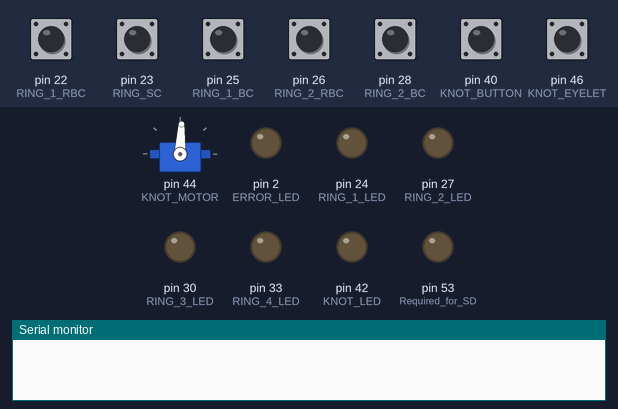
Recording of a sketch running on a simulated Arduino Mega 2560, built with avr-gcc and run on an emulated ATmega2560. Parts: servo, output pins drawn as LEDs (lit = HIGH), the last lines printed to the serial monitor. Inputs (shaded band) come from the test bench; at power-on: pin 22 (RING_1_RBC), pin 23 (RING_SC), pin 25 (RING_1_BC), pin 26 (RING_2_RBC), pin 28 (RING_2_BC), pin 40 (KNOT_BUTTON), pin 46 (KNOT_EYELET) HIGH. Pins used as bus, display or sensor lines are not drawn.

Above: at 0.1 s.
At 0.7 s:
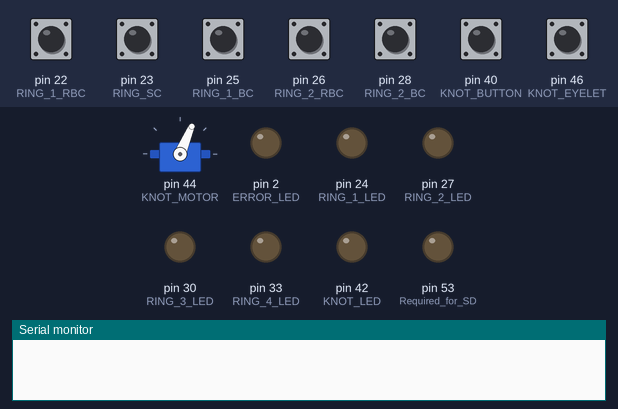
At 1.3 s:
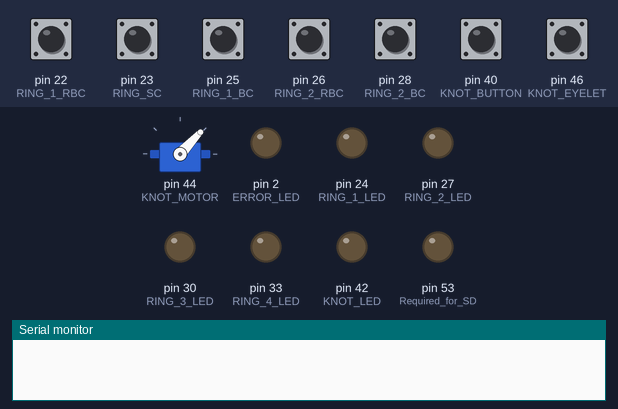
At 1.9 s:
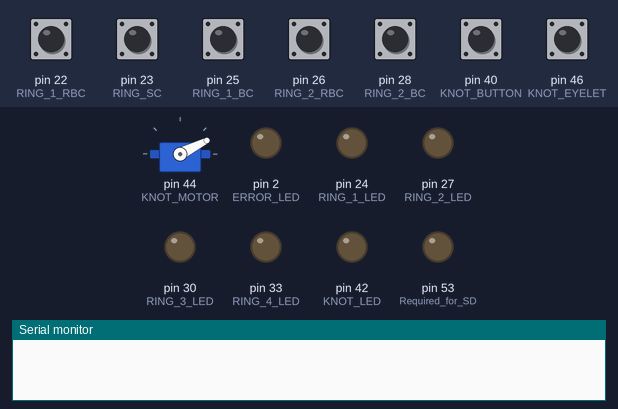
At 2.8 s:
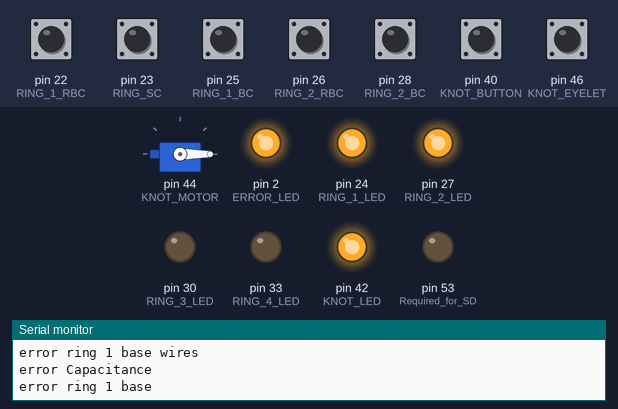
At 6.9 s:
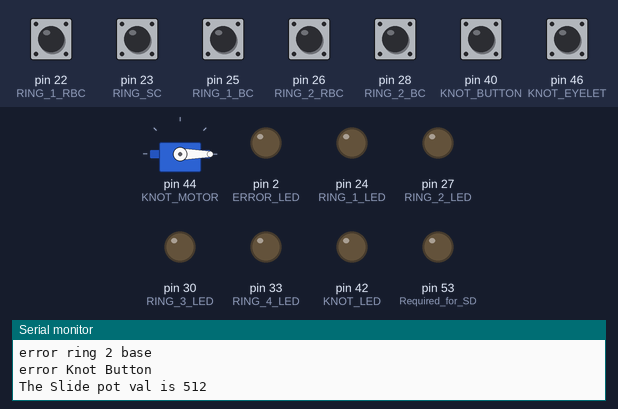
Timing chart, 0 to 8.4 s (numbered marks = the images above):
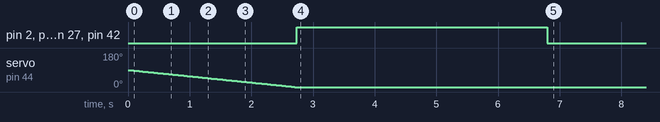

The sketch:

Calibrate_FRS.ino
```cpp
//for motor
#include <Servo.h>
#include <SD.h>
#include <string.h>
#include <stdlib.h>

Servo Servo_Motor;

//declare pins
//For SD need jumpers
//pin11->pin51
//pin12->pin50
//pin13->pin52
int RESET_PIN = 9;
int ERROR_LED = 2; //Flashses for Errors
int RING_1_RBC = 22; //ring-base-
int RING_SC = 23; //S-continuty - capactive
int RING_1_LED = 24; // LED
int RING_1_BC = 25; // Base continuity
int RING_2_RBC = 26; //ring-base
int RING_2_LED = 27; // led
int RING_2_BC = 28; // base continuity
int RING_3_RBC = 29; //ring-base
int RING_3_LED = 30; // led
int RING_3_BC = 31; // base continuity
int RING_4_RBC = 32; //ring-base
int RING_4_LED = 33; // led
int RING_4_BC = 34; // base continuity

int KNOT_BUTTON = 40; //switch for done with knot
int KNOT_EYELET = 46; // Eyelet continuity (from eyelet)
int KNOT_LED = 42; //led on pot
int KNOT_MOTOR = 44; // servo control
int KNOT_POT = 14; //analog pin for pot

//Initial Pins
int RING_1_RBC_INIT = 0; //ring-base
int RING_SC_INIT = 0; //S-continuty
int RING_1_BC_INIT = 0; // Base continuity
int RING_2_RBC_INIT = 0; //ring-base
int RING_2_BC_INIT = 0; // base continuity
int RING_3_RBC_INIT = 0; //ring-base
int RING_3_BC_INIT = 0; // base continuity
int RING_4_RBC_INIT = 0; //ring-base
int RING_4_BC_INIT = 0; // base continuity
int KNOT_BUTTON_INIT = 0; //switch for done with knot
int KNOT_EYELET_INIT = 0; // Eyelet continuity
int KNOT_POT_INIT = 0; //analog pin for pot


void setup()
{
  //setup pins
  digitalWrite(RESET_PIN, HIGH); //Declare reset pin high (must come first)
  pinMode(RESET_PIN,OUTPUT);     //Declare resetpin as output
  pinMode(53,OUTPUT); //Required for SD
  //Pins 50, 51, 11, 12, 13 reserved for SD
  pinMode(ERROR_LED,OUTPUT);
  pinMode(RING_1_RBC,INPUT_PULLUP);
  pinMode(RING_SC,INPUT_PULLUP);
  pinMode(RING_1_LED,OUTPUT);
  pinMode(RING_1_BC,INPUT_PULLUP);
  pinMode(RING_2_RBC,INPUT_PULLUP);
  pinMode(RING_2_LED,OUTPUT);
  pinMode(RING_2_BC,INPUT_PULLUP);
  pinMode(RING_3_RBC,INPUT_PULLUP);
  pinMode(RING_3_LED,OUTPUT);
  pinMode(RING_3_BC,INPUT_PULLUP);
  pinMode(RING_4_RBC,INPUT_PULLUP);
  pinMode(RING_4_LED,OUTPUT);
  pinMode(RING_4_BC,INPUT_PULLUP);

  pinMode(KNOT_BUTTON,INPUT_PULLUP);
  pinMode(KNOT_EYELET,INPUT_PULLUP);
  pinMode(KNOT_LED,OUTPUT);
  //Setup Motors
  Servo_Motor.attach(KNOT_MOTOR); //Servo on 12

  int pos = 0;
  //relieve Torque for Servo weight
  for(pos = 90; pos >= 0; pos -= 1)
  {
    Servo_Motor.write(pos);
    delay(30);
  }

  Serial.begin(9600);
  while(!Serial){
  }

  establishContact();
}

//TASK NUMBERS
//TASK 1: Ring tower transfer
//TASK 2: Knot Tying
//....

void loop()
{
}


void establishContact() {
   int initerror1 = 0;
   int initerror2 = 0;
   int initerror3 = 0;
   int initerror4 = 0;
   int initerror5 = 0;
   if(true){
     RING_1_RBC_INIT = digitalRead(RING_1_RBC);
     RING_SC_INIT = digitalRead(RING_SC);
     digitalWrite(RING_1_LED,HIGH);
     RING_1_BC_INIT = digitalRead(RING_1_BC);
     RING_2_RBC_INIT = digitalRead(RING_2_RBC);
     digitalWrite(RING_2_LED,HIGH);
     RING_2_BC_INIT = digitalRead(RING_2_BC);
//     RING_3_RBC_INIT = digitalRead(RING_3_RBC);
//     RING_3_BC_INIT = digitalRead(RING_3_BC);
//     digitalWrite(RING_3_LED,HIGH);
//     RING_4_RBC_INIT = digitalRead(RING_4_RBC);
//     RING_4_BC_INIT = digitalRead(RING_4_BC);
//     digitalWrite(RING_4_LED,HIGH);
     KNOT_BUTTON_INIT = digitalRead(KNOT_BUTTON);
     KNOT_EYELET_INIT = digitalRead(KNOT_EYELET);
     KNOT_POT_INIT = analogRead(KNOT_POT);
     digitalWrite(ERROR_LED,HIGH);
     digitalWrite(KNOT_LED,HIGH);

     if(RING_1_RBC_INIT == 1){
       Serial.println("error ring 1 base wires");
     }
     if(RING_SC_INIT == 1){
       Serial.println("error Capacitance");
     }
     if(RING_1_BC_INIT == 1){
       Serial.println("error ring 1 base");
     }
     if(RING_2_RBC_INIT == 0){
       Serial.println("error ring 2 base wires");
     }
     if(RING_2_BC_INIT == 1){
        Serial.println("error ring 2 base ");
     }
//     if(RING_3_RBC_INIT == 1){
//       Serial.println("error ring 3 base wires");
//     }
//     if(RING_3_BC_INIT == 1){
//       Serial.println("error ring 3 base ");
//     }
//     if(RING_4_RBC_INIT == 0){
//      Serial.println("error ring 4 base wires ");
//     }
//     if(RING_4_BC_INIT == 1){
//       Serial.println("error ring 4 base ");
//     }

     if(KNOT_BUTTON_INIT == 1){
      Serial.println("error Knot Button");
     }
     if(KNOT_EYELET_INIT == 0){
      Serial.println("error Knot eyelets");
     }
   }
   int retpot = 0;
   retpot = analogRead(KNOT_POT_INIT);
   Serial.print("The Slide pot val is ");
   Serial.println(retpot);
   delay(4000);
   digitalWrite(RING_1_LED,LOW);
   digitalWrite(RING_2_LED,LOW);
//   digitalWrite(RING_3_LED,LOW);
//   digitalWrite(RING_4_LED,LOW);
   digitalWrite(ERROR_LED,LOW);
   digitalWrite(KNOT_LED,LOW);
}
```
